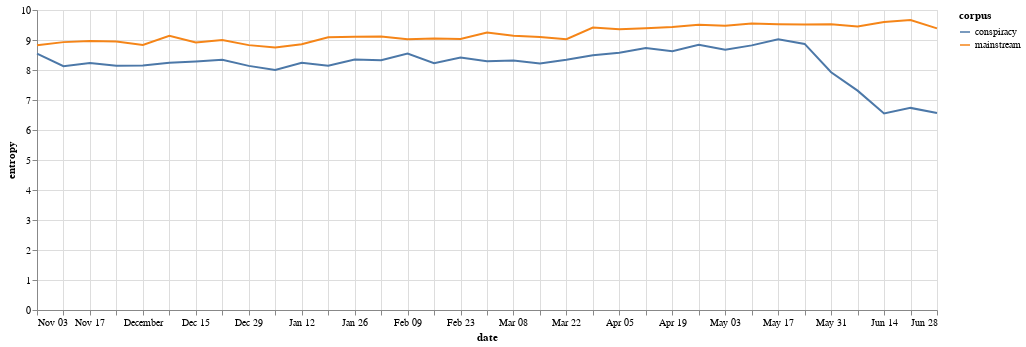

The code cell stored with this chart in its notebook:
### Markdown cell above
Daily

### Code cell
main_entropy = entropy_single(base_freq, "mainstream", "W", "2019-11-01", "2020-07-04").assign(**{"subcorpus": "mainstream"})
cons_entropy = entropy_single(base_freq, "conspiracy", "W", "2019-11-01", "2020-07-04").assign(**{"subcorpus": "conspiracy"})
full_ = pd.concat([main_entropy, cons_entropy])
alt.Chart(full_).mark_line().encode(
    x="date:T", y="entropy", color="subcorpus", tooltip=alt.Tooltip("date:T")
).properties(width=900)

### Figure 1 — Vega-Lite specification as saved in the notebook (floating-point values rounded to 4 significant figures)
{"config": {"view": {"continuousWidth": 400, "continuousHeight": 300}}, "data": {"name": "data-646de7cef20a8c0294d1114e761b28e3"}, "mark": "line", "encoding": {"color": {"field": "corpus", "type": "nominal"}, "tooltip": {"field": "date", "type": "temporal"}, "x": {"field": "date", "type": "temporal"}, "y": {"field": "entropy", "type": "quantitative"}}, "width": 900, "$schema": "https://vega.github.io/schema/vega-lite/v4.17.0.json", "datasets": {"data-646de7cef20a8c0294d1114e761b28e3": [{"date": "2019-11-03T00:00:00", "entropy": 8.825, "corpus": "mainstream"}, {"date": "2019-11-10T00:00:00", "entropy": 8.929, "corpus": "mainstream"}, {"date": "2019-11-17T00:00:00", "entropy": 8.963, "corpus": "mainstream"}, {"date": "2019-11-24T00:00:00", "entropy": 8.952, "corpus": "mainstream"}, {"date": "2019-12-01T00:00:00", "entropy": 8.837, "corpus": "mainstream"}, {"date": "2019-12-08T00:00:00", "entropy": 9.14, "corpus": "mainstream"}, {"date": "2019-12-15T00:00:00", "entropy": 8.921, "corpus": "mainstream"}, {"date": "2019-12-22T00:00:00", "entropy": 8.997, "corpus": "mainstream"}, {"date": "2019-12-29T00:00:00", "entropy": 8.829, "corpus": "mainstream"}, {"date": "2020-01-05T00:00:00", "entropy": 8.748, "corpus": "mainstream"}, {"date": "2020-01-12T00:00:00", "entropy": 8.861, "corpus": "mainstream"}, {"date": "2020-01-19T00:00:00", "entropy": 9.092, "corpus": "mainstream"}, {"date": "2020-01-26T00:00:00", "entropy": 9.11, "corpus": "mainstream"}, {"date": "2020-02-02T00:00:00", "entropy": 9.118, "corpus": "mainstream"}, {"date": "2020-02-09T00:00:00", "entropy": 9.028, "corpus": "mainstream"}, {"date": "2020-02-16T00:00:00", "entropy": 9.051, "corpus": "mainstream"}, {"date": "2020-02-23T00:00:00", "entropy": 9.031, "corpus": "mainstream"}, {"date": "2020-03-01T00:00:00", "entropy": 9.249, "corpus": "mainstream"}, {"date": "2020-03-08T00:00:00", "entropy": 9.144, "corpus": "mainstream"}, {"date": "2020-03-15T00:00:00", "entropy": 9.099, "corpus": "mainstream"}, {"date": "2020-03-22T00:00:00", "entropy": 9.029, "corpus": "mainstream"}, {"date": "2020-03-29T00:00:00", "entropy": 9.415, "corpus": "mainstream"}, {"date": "2020-04-05T00:00:00", "entropy": 9.355, "corpus": "mainstream"}, {"date": "2020-04-12T00:00:00", "entropy": 9.39, "corpus": "mainstream"}, {"date": "2020-04-19T00:00:00", "entropy": 9.431, "corpus": "mainstream"}, {"date": "2020-04-26T00:00:00", "entropy": 9.507, "corpus": "mainstream"}, {"date": "2020-05-03T00:00:00", "entropy": 9.471, "corpus": "mainstream"}, {"date": "2020-05-10T00:00:00", "entropy": 9.547, "corpus": "mainstream"}, {"date": "2020-05-17T00:00:00", "entropy": 9.528, "corpus": "mainstream"}, {"date": "2020-05-24T00:00:00", "entropy": 9.516, "corpus": "mainstream"}, {"date": "2020-05-31T00:00:00", "entropy": 9.527, "corpus": "mainstream"}, {"date": "2020-06-07T00:00:00", "entropy": 9.454, "corpus": "mainstream"}, {"date": "2020-06-14T00:00:00", "entropy": 9.603, "corpus": "mainstream"}, {"date": "2020-06-21T00:00:00", "entropy": 9.663, "corpus": "mainstream"}, {"date": "2020-06-28T00:00:00", "entropy": 9.386, "corpus": "mainstream"}, {"date": "2019-11-03T00:00:00", "entropy": 8.545, "corpus": "conspiracy"}, {"date": "2019-11-10T00:00:00", "entropy": 8.127, "corpus": "conspiracy"}, {"date": "2019-11-17T00:00:00", "entropy": 8.229, "corpus": "conspiracy"}, {"date": "2019-11-24T00:00:00", "entropy": 8.144, "corpus": "conspiracy"}, {"date": "2019-12-01T00:00:00", "entropy": 8.147, "corpus": "conspiracy"}, {"date": "2019-12-08T00:00:00", "entropy": 8.238, "corpus": "conspiracy"}, {"date": "2019-12-15T00:00:00", "entropy": 8.286, "corpus": "conspiracy"}, {"date": "2019-12-22T00:00:00", "entropy": 8.338, "corpus": "conspiracy"}, {"date": "2019-12-29T00:00:00", "entropy": 8.137, "corpus": "conspiracy"}, {"date": "2020-01-05T00:00:00", "entropy": 7.998, "corpus": "conspiracy"}, {"date": "2020-01-12T00:00:00", "entropy": 8.241, "corpus": "conspiracy"}, {"date": "2020-01-19T00:00:00", "entropy": 8.142, "corpus": "conspiracy"}, {"date": "2020-01-26T00:00:00", "entropy": 8.353, "corpus": "conspiracy"}, {"date": "2020-02-02T00:00:00", "entropy": 8.324, "corpus": "conspiracy"}, {"date": "2020-02-09T00:00:00", "entropy": 8.552, "corpus": "conspiracy"}, {"date": "2020-02-16T00:00:00", "entropy": 8.229, "corpus": "conspiracy"}, {"date": "2020-02-23T00:00:00", "entropy": 8.417, "corpus": "conspiracy"}, {"date": "2020-03-01T00:00:00", "entropy": 8.293, "corpus": "conspiracy"}, {"date": "2020-03-08T00:00:00", "entropy": 8.318, "corpus": "conspiracy"}, {"date": "2020-03-15T00:00:00", "entropy": 8.213, "corpus": "conspiracy"}, {"date": "2020-03-22T00:00:00", "entropy": 8.34, "corpus": "conspiracy"}, {"date": "2020-03-29T00:00:00", "entropy": 8.488, "corpus": "conspiracy"}, {"date": "2020-04-05T00:00:00", "entropy": 8.574, "corpus": "conspiracy"}, {"date": "2020-04-12T00:00:00", "entropy": 8.735, "corpus": "conspiracy"}, {"date": "2020-04-19T00:00:00", "entropy": 8.627, "corpus": "conspiracy"}, {"date": "2020-04-26T00:00:00", "entropy": 8.838, "corpus": "conspiracy"}, {"date": "2020-05-03T00:00:00", "entropy": 8.674, "corpus": "conspiracy"}, {"date": "2020-05-10T00:00:00", "entropy": 8.821, "corpus": "conspiracy"}, {"date": "2020-05-17T00:00:00", "entropy": 9.023, "corpus": "conspiracy"}, {"date": "2020-05-24T00:00:00", "entropy": 8.87, "corpus": "conspiracy"}, {"date": "2020-05-31T00:00:00", "entropy": 7.925, "corpus": "conspiracy"}, {"date": "2020-06-07T00:00:00", "entropy": 7.312, "corpus": "conspiracy"}, {"date": "2020-06-14T00:00:00", "entropy": 6.554, "corpus": "conspiracy"}, {"date": "2020-06-21T00:00:00", "entropy": 6.737, "corpus": "conspiracy"}, {"date": "2020-06-28T00:00:00", "entropy": 6.569, "corpus": "conspiracy"}]}}
